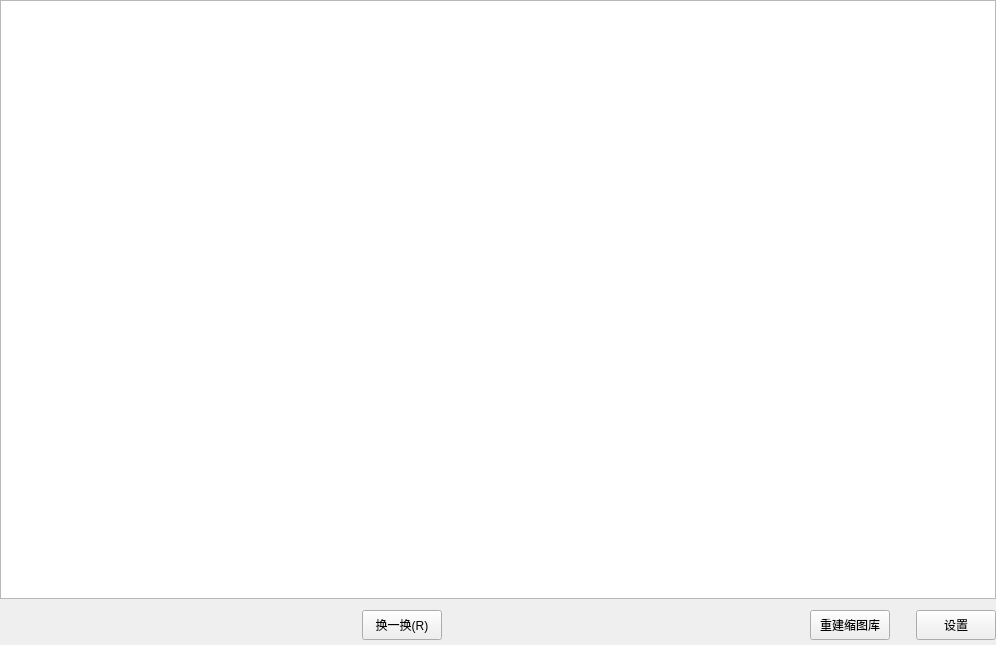
<?xml version="1.0" encoding="UTF-8"?>
<ui version="4.0">
 <class>RandomVideoClass</class>
 <widget class="QMainWindow" name="RandomVideoClass">
  <property name="geometry">
   <rect>
    <x>0</x>
    <y>0</y>
    <width>996</width>
    <height>645</height>
   </rect>
  </property>
  <property name="windowTitle">
   <string>RandomVideo</string>
  </property>
  <widget class="QWidget" name="centralWidget">
   <layout class="QGridLayout" name="gridLayout">
    <property name="leftMargin">
     <number>0</number>
    </property>
    <property name="topMargin">
     <number>0</number>
    </property>
    <property name="rightMargin">
     <number>0</number>
    </property>
    <property name="bottomMargin">
     <number>0</number>
    </property>
    <item row="3" column="0">
     <widget class="QListWidget" name="listWidget">
      <property name="spacing">
       <number>10</number>
      </property>
     </widget>
    </item>
    <item row="4" column="0">
     <layout class="QHBoxLayout" name="horizontalLayout">
      <property name="topMargin">
       <number>5</number>
      </property>
      <property name="bottomMargin">
       <number>5</number>
      </property>
      <item>
       <spacer name="horizontalSpacer_2">
        <property name="orientation">
         <enum>Qt::Horizontal</enum>
        </property>
        <property name="sizeHint" stdset="0">
         <size>
          <width>40</width>
          <height>20</height>
         </size>
        </property>
       </spacer>
      </item>
      <item>
       <widget class="QPushButton" name="btnChange">
        <property name="minimumSize">
         <size>
          <width>0</width>
          <height>30</height>
         </size>
        </property>
        <property name="text">
         <string>换一换(R)</string>
        </property>
        <property name="shortcut">
         <string>Alt+R</string>
        </property>
       </widget>
      </item>
      <item>
       <spacer name="horizontalSpacer_3">
        <property name="orientation">
         <enum>Qt::Horizontal</enum>
        </property>
        <property name="sizeHint" stdset="0">
         <size>
          <width>40</width>
          <height>20</height>
         </size>
        </property>
       </spacer>
      </item>
      <item>
       <widget class="QPushButton" name="btnMultiThumb">
        <property name="minimumSize">
         <size>
          <width>0</width>
          <height>30</height>
         </size>
        </property>
        <property name="text">
         <string>重建缩图库</string>
        </property>
        <property name="iconSize">
         <size>
          <width>16</width>
          <height>16</height>
         </size>
        </property>
       </widget>
      </item>
      <item>
       <spacer name="horizontalSpacer">
        <property name="orientation">
         <enum>Qt::Horizontal</enum>
        </property>
        <property name="sizeType">
         <enum>QSizePolicy::Fixed</enum>
        </property>
        <property name="sizeHint" stdset="0">
         <size>
          <width>20</width>
          <height>20</height>
         </size>
        </property>
       </spacer>
      </item>
      <item>
       <widget class="QPushButton" name="btnSet">
        <property name="minimumSize">
         <size>
          <width>0</width>
          <height>30</height>
         </size>
        </property>
        <property name="text">
         <string>设置</string>
        </property>
       </widget>
      </item>
     </layout>
    </item>
   </layout>
  </widget>
  <widget class="QStatusBar" name="statusBar">
   <property name="maximumSize">
    <size>
     <width>16777215</width>
     <height>0</height>
    </size>
   </property>
  </widget>
 </widget>
 <layoutdefault spacing="6" margin="11"/>
 <resources>
  <include location="RandomVideo.qrc"/>
 </resources>
 <connections/>
</ui>
